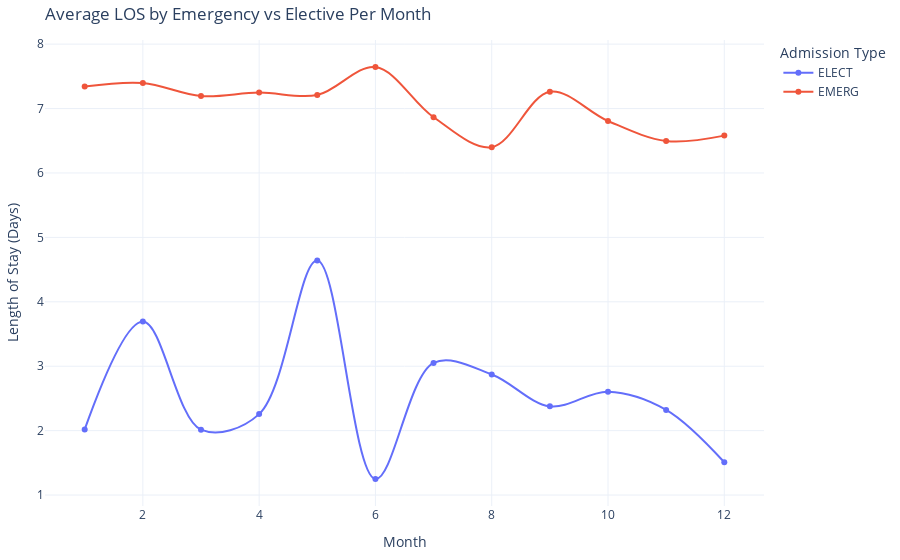

Here is the notebook cell this chart was saved with:
### Code cell
import plotly.graph_objects as go

monthly_avg_em_el = df_em_el.groupby(['month', 'admission_type'])['Los'].mean().reset_index()

methods = monthly_avg_em_el['admission_type'].unique()

# Create a trace for each method
traces = [
    go.Scatter(
        x=monthly_avg_em_el[monthly_avg_em_el['admission_type'] == method]['month'],
        y=monthly_avg_em_el[monthly_avg_em_el['admission_type'] == method]['Los'],
        mode='lines+markers',
        name=str(method),
        line=go.scatter.Line(shape='spline')
    )
    for method in methods
]

# Assemble the figure
fig = go.Figure(data=traces)
fig.update_layout(
    title='Average LOS by Emergency vs Elective Per Month',
    xaxis_title='Month',
    yaxis_title='Length of Stay (Days)',
    template='plotly_white',
    legend_title='Admission Type',
    margin=dict(l=40, r=20, t=40, b=40)
)

fig.show()

### Figure 1 — Plotly figure (JSON) as saved in the notebook; plotly's stock layout.template omitted (floating-point values rounded to 4 significant figures)
{"data": [{"line": {"shape": "spline"}, "mode": "lines+markers", "name": "ELECT", "type": "scatter", "x": [1, 2, 3, 4, 5, 6, 7, 8, 9, 10, 11, 12], "y": [2.02, 3.694, 2.015, 2.256, 4.64, 1.25, 3.051, 2.872, 2.377, 2.604, 2.322, 1.509]}, {"line": {"shape": "spline"}, "mode": "lines+markers", "name": "EMERG", "type": "scatter", "x": [1, 2, 3, 4, 5, 6, 7, 8, 9, 10, 11, 12], "y": [7.341, 7.396, 7.195, 7.249, 7.21, 7.644, 6.866, 6.401, 7.261, 6.807, 6.497, 6.58]}], "layout": {"legend": {"title": {"text": "Admission Type"}}, "margin": {"b": 40, "l": 40, "r": 20, "t": 40}, "title": {"text": "Average LOS by Emergency vs Elective Per Month"}, "xaxis": {"title": {"text": "Month"}}, "yaxis": {"title": {"text": "Length of Stay (Days)"}}}}
